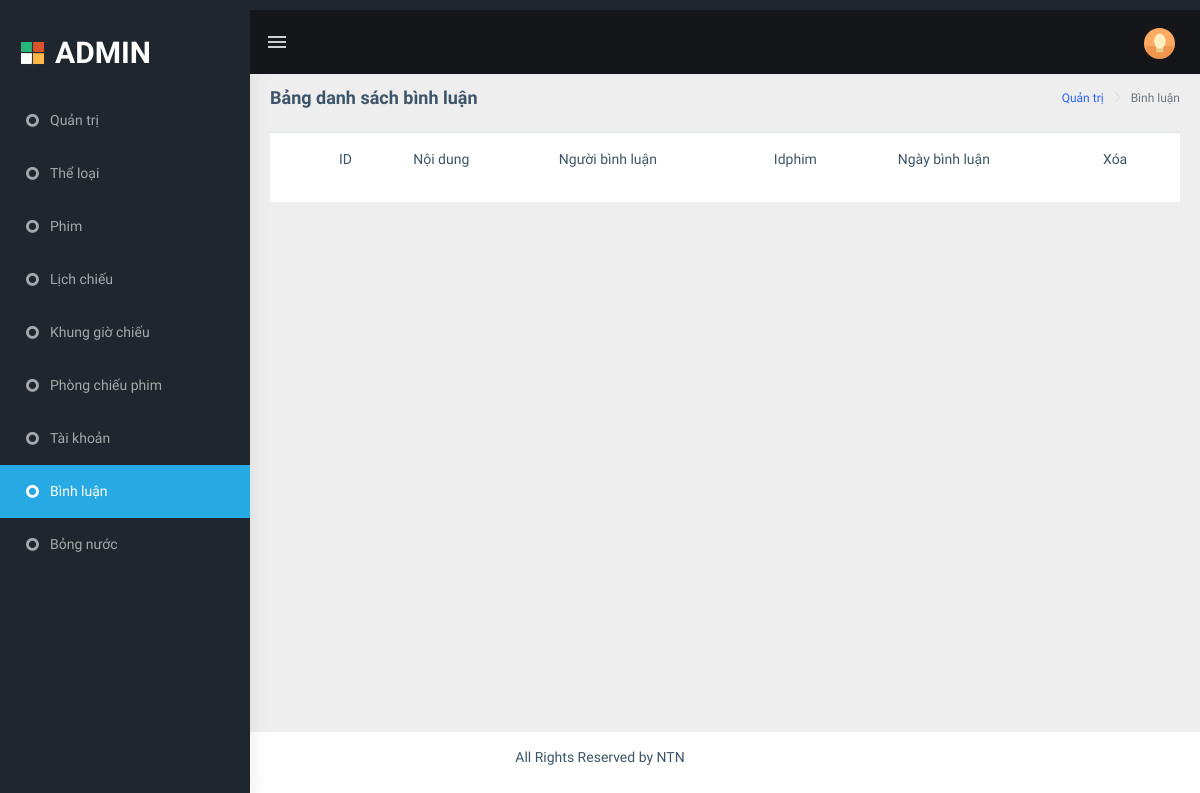
/admin/index.php?act=list_binhluan, run on an earlier commit of the app's database.
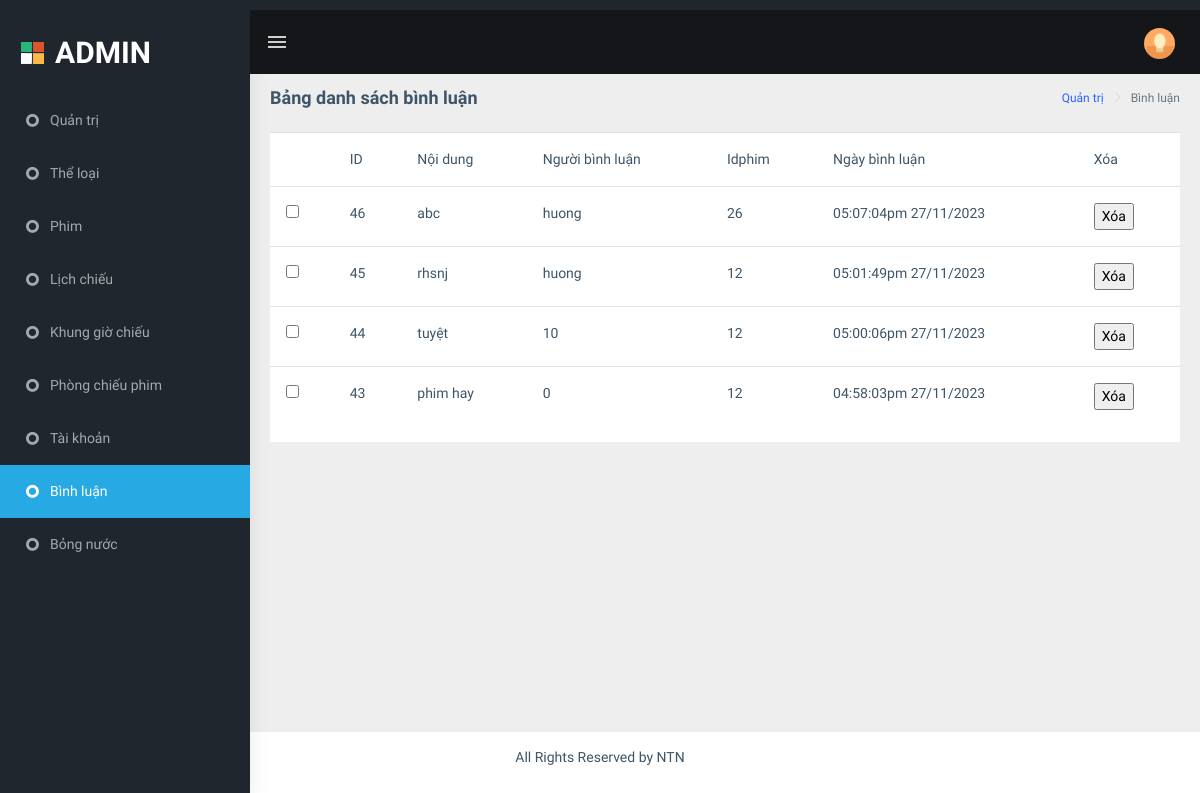
And on a later commit of the database.
### tables this page shows
CREATE TABLE `binhluan` (
  `id` int(10) NOT NULL,
  `noidung` varchar(200) NOT NULL,
  `user` varchar(255) NOT NULL,
  `idphim` int(10) NOT NULL,
  `ngaybinhluan` varchar(200) NOT NULL
);

### admin/models/pdo.php (called while the page is built, shortened)
<?php
function pdo_get_connection(){
    $dburl = "mysql:host=localhost;dbname=duan11;charset=utf8";
    $username = 'root';
    $password = '';
    $conn = new PDO($dburl, $username, $password);
    $conn->setAttribute(PDO::ATTR_ERRMODE, PDO::ERRMODE_EXCEPTION);
    return $conn;
}
function pdo_query($sql){
    $sql_args = array_slice(func_get_args(), 1);
    try{
        $conn = pdo_get_connection();
        $stmt = $conn->prepare($sql);
        $stmt->execute($sql_args);
        $rows = $stmt->fetchAll();
        return $rows;
    }
    catch(PDOException $e){
        throw $e;
    }
    finally{
        unset($conn);
    }
}

### admin/models/binhluan.php (called while the page is built, shortened)
<?php
    function loadall_binhluan($idphim){
        $sql="SELECT * FROM binhluan where 1";
        $sql.=" order by id desc";
        $listbl = pdo_query($sql);
        return $listbl;
    }
?>

### admin/binhluan/list.php (the view)
<div class="page-wrapper">
            <div class="page-breadcrumb">
                <div class="row">
                    <div class="col-12 d-flex no-block align-items-center">
                        <h4 class="page-title">Bảng danh sách bình luận</h4>
                        <div class="ml-auto text-right">
                            <nav aria-label="breadcrumb">
                                <ol class="breadcrumb">
                                    <li class="breadcrumb-item"><a href="#">Quản trị</a></li>
                                    <li class="breadcrumb-item active" aria-current="page">Bình luận</li>
                                </ol>
                            </nav>
                        </div>
                    </div>
                </div>
            </div>
            <div class="container-fluid">
                <div class="row">
                        <div class="col-12">
                        <div class="card">
                            <table class="table">
                                <tr>
                                    <th></th>
                                    <th>ID</th>
                                    <th>Nội dung</th>
                                    <th>Người bình luận</th>
                                    <th>Idphim</th>
                                    <th>Ngày bình luận</th>
                                    <th>Xóa</th>
                                </tr>
                                        <?php
                                    foreach($listbinhluan as $binhluan){
                                        extract($binhluan);
                                        $xoabl="index.php?act=xoabl&id=".$id;
                                        echo '<tr>
                                        <td><input type="checkbox" name="" id=""></td>
                                        <td>'.$id.'</td>
                                        <td>'.$noidung.'</td>
                                        <td>'.$user.'</td>
                                        <td>'.$idphim.'</td>
                                        <td>'.$ngaybinhluan.'</td>
                                        <td><a href="'.$xoabl.'"><input type="button" value="Xóa"></a></td>
                                    </tr>
                                        ';
                                    }
                                ?>
                            </table>
                        </div>
                    </div>
                    </div>
                </div>
            </div>

What changed in the data, as far as the page shows it:
added binhluan: id "46", noidung "abc", user "huong", idphim "26", ngaybinhluan "05:07:04pm 27/11/2023"
added binhluan: id "45", noidung "rhsnj", user "huong", idphim "12", ngaybinhluan "05:01:49pm 27/11/2023"
added binhluan: id "44", noidung "tuyệt", user "10", idphim "12", ngaybinhluan "05:00:06pm 27/11/2023"
added binhluan: id "43", noidung "phim hay", user "0", idphim "12", ngaybinhluan "04:58:03pm 27/11/2023"
